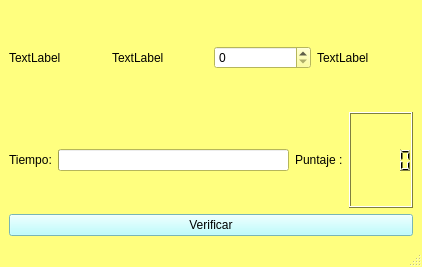
<?xml version="1.0" encoding="UTF-8"?>
<ui version="4.0">
 <class>MainWindow</class>
 <widget class="QMainWindow" name="MainWindow">
  <property name="geometry">
   <rect>
    <x>0</x>
    <y>0</y>
    <width>422</width>
    <height>267</height>
   </rect>
  </property>
  <property name="palette">
   <palette>
    <active>
     <colorrole role="WindowText">
      <brush brushstyle="SolidPattern">
       <color alpha="255">
        <red>0</red>
        <green>0</green>
        <blue>0</blue>
       </color>
      </brush>
     </colorrole>
     <colorrole role="Button">
      <brush brushstyle="SolidPattern">
       <color alpha="255">
        <red>255</red>
        <green>255</green>
        <blue>127</blue>
       </color>
      </brush>
     </colorrole>
     <colorrole role="Light">
      <brush brushstyle="SolidPattern">
       <color alpha="255">
        <red>255</red>
        <green>255</green>
        <blue>255</blue>
       </color>
      </brush>
     </colorrole>
     <colorrole role="Midlight">
      <brush brushstyle="SolidPattern">
       <color alpha="255">
        <red>255</red>
        <green>255</green>
        <blue>191</blue>
       </color>
      </brush>
     </colorrole>
     <colorrole role="Dark">
      <brush brushstyle="SolidPattern">
       <color alpha="255">
        <red>127</red>
        <green>127</green>
        <blue>63</blue>
       </color>
      </brush>
     </colorrole>
     <colorrole role="Mid">
      <brush brushstyle="SolidPattern">
       <color alpha="255">
        <red>170</red>
        <green>170</green>
        <blue>84</blue>
       </color>
      </brush>
     </colorrole>
     <colorrole role="Text">
      <brush brushstyle="SolidPattern">
       <color alpha="255">
        <red>0</red>
        <green>0</green>
        <blue>0</blue>
       </color>
      </brush>
     </colorrole>
     <colorrole role="BrightText">
      <brush brushstyle="SolidPattern">
       <color alpha="255">
        <red>255</red>
        <green>255</green>
        <blue>255</blue>
       </color>
      </brush>
     </colorrole>
     <colorrole role="ButtonText">
      <brush brushstyle="SolidPattern">
       <color alpha="255">
        <red>0</red>
        <green>0</green>
        <blue>0</blue>
       </color>
      </brush>
     </colorrole>
     <colorrole role="Base">
      <brush brushstyle="SolidPattern">
       <color alpha="255">
        <red>255</red>
        <green>255</green>
        <blue>255</blue>
       </color>
      </brush>
     </colorrole>
     <colorrole role="Window">
      <brush brushstyle="SolidPattern">
       <color alpha="255">
        <red>255</red>
        <green>255</green>
        <blue>127</blue>
       </color>
      </brush>
     </colorrole>
     <colorrole role="Shadow">
      <brush brushstyle="SolidPattern">
       <color alpha="255">
        <red>0</red>
        <green>0</green>
        <blue>0</blue>
       </color>
      </brush>
     </colorrole>
     <colorrole role="AlternateBase">
      <brush brushstyle="SolidPattern">
       <color alpha="255">
        <red>255</red>
        <green>255</green>
        <blue>191</blue>
       </color>
      </brush>
     </colorrole>
     <colorrole role="ToolTipBase">
      <brush brushstyle="SolidPattern">
       <color alpha="255">
        <red>255</red>
        <green>255</green>
        <blue>220</blue>
       </color>
      </brush>
     </colorrole>
     <colorrole role="ToolTipText">
      <brush brushstyle="SolidPattern">
       <color alpha="255">
        <red>0</red>
        <green>0</green>
        <blue>0</blue>
       </color>
      </brush>
     </colorrole>
     <colorrole role="PlaceholderText">
      <brush brushstyle="SolidPattern">
       <color alpha="128">
        <red>0</red>
        <green>0</green>
        <blue>0</blue>
       </color>
      </brush>
     </colorrole>
    </active>
    <inactive>
     <colorrole role="WindowText">
      <brush brushstyle="SolidPattern">
       <color alpha="255">
        <red>0</red>
        <green>0</green>
        <blue>0</blue>
       </color>
      </brush>
     </colorrole>
     <colorrole role="Button">
      <brush brushstyle="SolidPattern">
       <color alpha="255">
        <red>255</red>
        <green>255</green>
        <blue>127</blue>
       </color>
      </brush>
     </colorrole>
     <colorrole role="Light">
      <brush brushstyle="SolidPattern">
       <color alpha="255">
        <red>255</red>
        <green>255</green>
        <blue>255</blue>
       </color>
      </brush>
     </colorrole>
     <colorrole role="Midlight">
      <brush brushstyle="SolidPattern">
       <color alpha="255">
        <red>255</red>
        <green>255</green>
        <blue>191</blue>
       </color>
      </brush>
     </colorrole>
     <colorrole role="Dark">
      <brush brushstyle="SolidPattern">
       <color alpha="255">
        <red>127</red>
        <green>127</green>
        <blue>63</blue>
       </color>
      </brush>
     </colorrole>
     <colorrole role="Mid">
      <brush brushstyle="SolidPattern">
       <color alpha="255">
        <red>170</red>
        <green>170</green>
        <blue>84</blue>
       </color>
      </brush>
     </colorrole>
     <colorrole role="Text">
      <brush brushstyle="SolidPattern">
       <color alpha="255">
        <red>0</red>
        <green>0</green>
        <blue>0</blue>
       </color>
      </brush>
     </colorrole>
     <colorrole role="BrightText">
      <brush brushstyle="SolidPattern">
       <color alpha="255">
        <red>255</red>
        <green>255</green>
        <blue>255</blue>
       </color>
      </brush>
     </colorrole>
     <colorrole role="ButtonText">
      <brush brushstyle="SolidPattern">
       <color alpha="255">
        <red>0</red>
        <green>0</green>
        <blue>0</blue>
       </color>
      </brush>
     </colorrole>
     <colorrole role="Base">
      <brush brushstyle="SolidPattern">
       <color alpha="255">
        <red>255</red>
        <green>255</green>
        <blue>255</blue>
       </color>
      </brush>
     </colorrole>
     <colorrole role="Window">
      <brush brushstyle="SolidPattern">
       <color alpha="255">
        <red>255</red>
        <green>255</green>
        <blue>127</blue>
       </color>
      </brush>
     </colorrole>
     <colorrole role="Shadow">
      <brush brushstyle="SolidPattern">
       <color alpha="255">
        <red>0</red>
        <green>0</green>
        <blue>0</blue>
       </color>
      </brush>
     </colorrole>
     <colorrole role="AlternateBase">
      <brush brushstyle="SolidPattern">
       <color alpha="255">
        <red>255</red>
        <green>255</green>
        <blue>191</blue>
       </color>
      </brush>
     </colorrole>
     <colorrole role="ToolTipBase">
      <brush brushstyle="SolidPattern">
       <color alpha="255">
        <red>255</red>
        <green>255</green>
        <blue>220</blue>
       </color>
      </brush>
     </colorrole>
     <colorrole role="ToolTipText">
      <brush brushstyle="SolidPattern">
       <color alpha="255">
        <red>0</red>
        <green>0</green>
        <blue>0</blue>
       </color>
      </brush>
     </colorrole>
     <colorrole role="PlaceholderText">
      <brush brushstyle="SolidPattern">
       <color alpha="128">
        <red>0</red>
        <green>0</green>
        <blue>0</blue>
       </color>
      </brush>
     </colorrole>
    </inactive>
    <disabled>
     <colorrole role="WindowText">
      <brush brushstyle="SolidPattern">
       <color alpha="255">
        <red>127</red>
        <green>127</green>
        <blue>63</blue>
       </color>
      </brush>
     </colorrole>
     <colorrole role="Button">
      <brush brushstyle="SolidPattern">
       <color alpha="255">
        <red>255</red>
        <green>255</green>
        <blue>127</blue>
       </color>
      </brush>
     </colorrole>
     <colorrole role="Light">
      <brush brushstyle="SolidPattern">
       <color alpha="255">
        <red>255</red>
        <green>255</green>
        <blue>255</blue>
       </color>
      </brush>
     </colorrole>
     <colorrole role="Midlight">
      <brush brushstyle="SolidPattern">
       <color alpha="255">
        <red>255</red>
        <green>255</green>
        <blue>191</blue>
       </color>
      </brush>
     </colorrole>
     <colorrole role="Dark">
      <brush brushstyle="SolidPattern">
       <color alpha="255">
        <red>127</red>
        <green>127</green>
        <blue>63</blue>
       </color>
      </brush>
     </colorrole>
     <colorrole role="Mid">
      <brush brushstyle="SolidPattern">
       <color alpha="255">
        <red>170</red>
        <green>170</green>
        <blue>84</blue>
       </color>
      </brush>
     </colorrole>
     <colorrole role="Text">
      <brush brushstyle="SolidPattern">
       <color alpha="255">
        <red>127</red>
        <green>127</green>
        <blue>63</blue>
       </color>
      </brush>
     </colorrole>
     <colorrole role="BrightText">
      <brush brushstyle="SolidPattern">
       <color alpha="255">
        <red>255</red>
        <green>255</green>
        <blue>255</blue>
       </color>
      </brush>
     </colorrole>
     <colorrole role="ButtonText">
      <brush brushstyle="SolidPattern">
       <color alpha="255">
        <red>127</red>
        <green>127</green>
        <blue>63</blue>
       </color>
      </brush>
     </colorrole>
     <colorrole role="Base">
      <brush brushstyle="SolidPattern">
       <color alpha="255">
        <red>255</red>
        <green>255</green>
        <blue>127</blue>
       </color>
      </brush>
     </colorrole>
     <colorrole role="Window">
      <brush brushstyle="SolidPattern">
       <color alpha="255">
        <red>255</red>
        <green>255</green>
        <blue>127</blue>
       </color>
      </brush>
     </colorrole>
     <colorrole role="Shadow">
      <brush brushstyle="SolidPattern">
       <color alpha="255">
        <red>0</red>
        <green>0</green>
        <blue>0</blue>
       </color>
      </brush>
     </colorrole>
     <colorrole role="AlternateBase">
      <brush brushstyle="SolidPattern">
       <color alpha="255">
        <red>255</red>
        <green>255</green>
        <blue>127</blue>
       </color>
      </brush>
     </colorrole>
     <colorrole role="ToolTipBase">
      <brush brushstyle="SolidPattern">
       <color alpha="255">
        <red>255</red>
        <green>255</green>
        <blue>220</blue>
       </color>
      </brush>
     </colorrole>
     <colorrole role="ToolTipText">
      <brush brushstyle="SolidPattern">
       <color alpha="255">
        <red>0</red>
        <green>0</green>
        <blue>0</blue>
       </color>
      </brush>
     </colorrole>
     <colorrole role="PlaceholderText">
      <brush brushstyle="SolidPattern">
       <color alpha="128">
        <red>0</red>
        <green>0</green>
        <blue>0</blue>
       </color>
      </brush>
     </colorrole>
    </disabled>
   </palette>
  </property>
  <property name="windowTitle">
   <string>MainWindow</string>
  </property>
  <widget class="QWidget" name="centralwidget">
   <layout class="QVBoxLayout" name="verticalLayout">
    <item>
     <layout class="QHBoxLayout" name="horizontalLayout">
      <item>
       <widget class="QLabel" name="label">
        <property name="text">
         <string>TextLabel</string>
        </property>
       </widget>
      </item>
      <item>
       <widget class="QLabel" name="label_2">
        <property name="text">
         <string>TextLabel</string>
        </property>
       </widget>
      </item>
      <item>
       <widget class="QSpinBox" name="spinBox">
        <property name="maximum">
         <number>9999</number>
        </property>
       </widget>
      </item>
      <item>
       <widget class="QLabel" name="label_3">
        <property name="text">
         <string>TextLabel</string>
        </property>
       </widget>
      </item>
     </layout>
    </item>
    <item>
     <layout class="QHBoxLayout" name="horizontalLayout_3">
      <item>
       <widget class="QLabel" name="label_5">
        <property name="text">
         <string>Tiempo:</string>
        </property>
       </widget>
      </item>
      <item>
       <widget class="QProgressBar" name="progressBar">
        <property name="value">
         <number>0</number>
        </property>
        <property name="textVisible">
         <bool>false</bool>
        </property>
       </widget>
      </item>
      <item>
       <widget class="QLabel" name="label_4">
        <property name="text">
         <string>Puntaje :</string>
        </property>
       </widget>
      </item>
      <item>
       <widget class="QLCDNumber" name="lcdNumber"/>
      </item>
     </layout>
    </item>
    <item>
     <layout class="QHBoxLayout" name="horizontalLayout_2">
      <item>
       <widget class="QPushButton" name="pushButton">
        <property name="palette">
         <palette>
          <active>
           <colorrole role="WindowText">
            <brush brushstyle="SolidPattern">
             <color alpha="255">
              <red>0</red>
              <green>0</green>
              <blue>0</blue>
             </color>
            </brush>
           </colorrole>
           <colorrole role="Button">
            <brush brushstyle="SolidPattern">
             <color alpha="255">
              <red>170</red>
              <green>255</green>
              <blue>255</blue>
             </color>
            </brush>
           </colorrole>
           <colorrole role="Light">
            <brush brushstyle="SolidPattern">
             <color alpha="255">
              <red>255</red>
              <green>255</green>
              <blue>255</blue>
             </color>
            </brush>
           </colorrole>
           <colorrole role="Midlight">
            <brush brushstyle="SolidPattern">
             <color alpha="255">
              <red>212</red>
              <green>255</green>
              <blue>255</blue>
             </color>
            </brush>
           </colorrole>
           <colorrole role="Dark">
            <brush brushstyle="SolidPattern">
             <color alpha="255">
              <red>85</red>
              <green>127</green>
              <blue>127</blue>
             </color>
            </brush>
           </colorrole>
           <colorrole role="Mid">
            <brush brushstyle="SolidPattern">
             <color alpha="255">
              <red>113</red>
              <green>170</green>
              <blue>170</blue>
             </color>
            </brush>
           </colorrole>
           <colorrole role="Text">
            <brush brushstyle="SolidPattern">
             <color alpha="255">
              <red>0</red>
              <green>0</green>
              <blue>0</blue>
             </color>
            </brush>
           </colorrole>
           <colorrole role="BrightText">
            <brush brushstyle="SolidPattern">
             <color alpha="255">
              <red>255</red>
              <green>255</green>
              <blue>255</blue>
             </color>
            </brush>
           </colorrole>
           <colorrole role="ButtonText">
            <brush brushstyle="SolidPattern">
             <color alpha="255">
              <red>0</red>
              <green>0</green>
              <blue>0</blue>
             </color>
            </brush>
           </colorrole>
           <colorrole role="Base">
            <brush brushstyle="SolidPattern">
             <color alpha="255">
              <red>255</red>
              <green>255</green>
              <blue>255</blue>
             </color>
            </brush>
           </colorrole>
           <colorrole role="Window">
            <brush brushstyle="SolidPattern">
             <color alpha="255">
              <red>170</red>
              <green>255</green>
              <blue>255</blue>
             </color>
            </brush>
           </colorrole>
           <colorrole role="Shadow">
            <brush brushstyle="SolidPattern">
             <color alpha="255">
              <red>0</red>
              <green>0</green>
              <blue>0</blue>
             </color>
            </brush>
           </colorrole>
           <colorrole role="AlternateBase">
            <brush brushstyle="SolidPattern">
             <color alpha="255">
              <red>212</red>
              <green>255</green>
              <blue>255</blue>
             </color>
            </brush>
           </colorrole>
           <colorrole role="ToolTipBase">
            <brush brushstyle="SolidPattern">
             <color alpha="255">
              <red>255</red>
              <green>255</green>
              <blue>220</blue>
             </color>
            </brush>
           </colorrole>
           <colorrole role="ToolTipText">
            <brush brushstyle="SolidPattern">
             <color alpha="255">
              <red>0</red>
              <green>0</green>
              <blue>0</blue>
             </color>
            </brush>
           </colorrole>
           <colorrole role="PlaceholderText">
            <brush brushstyle="SolidPattern">
             <color alpha="128">
              <red>0</red>
              <green>0</green>
              <blue>0</blue>
             </color>
            </brush>
           </colorrole>
          </active>
          <inactive>
           <colorrole role="WindowText">
            <brush brushstyle="SolidPattern">
             <color alpha="255">
              <red>0</red>
              <green>0</green>
              <blue>0</blue>
             </color>
            </brush>
           </colorrole>
           <colorrole role="Button">
            <brush brushstyle="SolidPattern">
             <color alpha="255">
              <red>170</red>
              <green>255</green>
              <blue>255</blue>
             </color>
            </brush>
           </colorrole>
           <colorrole role="Light">
            <brush brushstyle="SolidPattern">
             <color alpha="255">
              <red>255</red>
              <green>255</green>
              <blue>255</blue>
             </color>
            </brush>
           </colorrole>
           <colorrole role="Midlight">
            <brush brushstyle="SolidPattern">
             <color alpha="255">
              <red>212</red>
              <green>255</green>
              <blue>255</blue>
             </color>
            </brush>
           </colorrole>
           <colorrole role="Dark">
            <brush brushstyle="SolidPattern">
             <color alpha="255">
              <red>85</red>
              <green>127</green>
              <blue>127</blue>
             </color>
            </brush>
           </colorrole>
           <colorrole role="Mid">
            <brush brushstyle="SolidPattern">
             <color alpha="255">
              <red>113</red>
              <green>170</green>
              <blue>170</blue>
             </color>
            </brush>
           </colorrole>
           <colorrole role="Text">
            <brush brushstyle="SolidPattern">
             <color alpha="255">
              <red>0</red>
              <green>0</green>
              <blue>0</blue>
             </color>
            </brush>
           </colorrole>
           <colorrole role="BrightText">
            <brush brushstyle="SolidPattern">
             <color alpha="255">
              <red>255</red>
              <green>255</green>
              <blue>255</blue>
             </color>
            </brush>
           </colorrole>
           <colorrole role="ButtonText">
            <brush brushstyle="SolidPattern">
             <color alpha="255">
              <red>0</red>
              <green>0</green>
              <blue>0</blue>
             </color>
            </brush>
           </colorrole>
           <colorrole role="Base">
            <brush brushstyle="SolidPattern">
             <color alpha="255">
              <red>255</red>
              <green>255</green>
              <blue>255</blue>
             </color>
            </brush>
           </colorrole>
           <colorrole role="Window">
            <brush brushstyle="SolidPattern">
             <color alpha="255">
              <red>170</red>
              <green>255</green>
              <blue>255</blue>
             </color>
            </brush>
           </colorrole>
           <colorrole role="Shadow">
            <brush brushstyle="SolidPattern">
             <color alpha="255">
              <red>0</red>
              <green>0</green>
              <blue>0</blue>
             </color>
            </brush>
           </colorrole>
           <colorrole role="AlternateBase">
            <brush brushstyle="SolidPattern">
             <color alpha="255">
              <red>212</red>
              <green>255</green>
              <blue>255</blue>
             </color>
            </brush>
           </colorrole>
           <colorrole role="ToolTipBase">
            <brush brushstyle="SolidPattern">
             <color alpha="255">
              <red>255</red>
              <green>255</green>
              <blue>220</blue>
             </color>
            </brush>
           </colorrole>
           <colorrole role="ToolTipText">
            <brush brushstyle="SolidPattern">
             <color alpha="255">
              <red>0</red>
              <green>0</green>
              <blue>0</blue>
             </color>
            </brush>
           </colorrole>
           <colorrole role="PlaceholderText">
            <brush brushstyle="SolidPattern">
             <color alpha="128">
              <red>0</red>
              <green>0</green>
              <blue>0</blue>
             </color>
            </brush>
           </colorrole>
          </inactive>
          <disabled>
           <colorrole role="WindowText">
            <brush brushstyle="SolidPattern">
             <color alpha="255">
              <red>85</red>
              <green>127</green>
              <blue>127</blue>
             </color>
            </brush>
           </colorrole>
           <colorrole role="Button">
            <brush brushstyle="SolidPattern">
             <color alpha="255">
              <red>170</red>
              <green>255</green>
              <blue>255</blue>
             </color>
            </brush>
           </colorrole>
           <colorrole role="Light">
            <brush brushstyle="SolidPattern">
             <color alpha="255">
              <red>255</red>
              <green>255</green>
              <blue>255</blue>
             </color>
            </brush>
           </colorrole>
           <colorrole role="Midlight">
            <brush brushstyle="SolidPattern">
             <color alpha="255">
              <red>212</red>
              <green>255</green>
              <blue>255</blue>
             </color>
            </brush>
           </colorrole>
           <colorrole role="Dark">
            <brush brushstyle="SolidPattern">
             <color alpha="255">
              <red>85</red>
              <green>127</green>
              <blue>127</blue>
             </color>
            </brush>
           </colorrole>
           <colorrole role="Mid">
            <brush brushstyle="SolidPattern">
             <color alpha="255">
              <red>113</red>
              <green>170</green>
              <blue>170</blue>
             </color>
            </brush>
           </colorrole>
           <colorrole role="Text">
            <brush brushstyle="SolidPattern">
             <color alpha="255">
              <red>85</red>
              <green>127</green>
              <blue>127</blue>
             </color>
            </brush>
           </colorrole>
           <colorrole role="BrightText">
            <brush brushstyle="SolidPattern">
             <color alpha="255">
              <red>255</red>
              <green>255</green>
              <blue>255</blue>
             </color>
            </brush>
           </colorrole>
           <colorrole role="ButtonText">
            <brush brushstyle="SolidPattern">
             <color alpha="255">
              <red>85</red>
              <green>127</green>
              <blue>127</blue>
             </color>
            </brush>
           </colorrole>
           <colorrole role="Base">
            <brush brushstyle="SolidPattern">
             <color alpha="255">
              <red>170</red>
              <green>255</green>
              <blue>255</blue>
             </color>
            </brush>
           </colorrole>
           <colorrole role="Window">
            <brush brushstyle="SolidPattern">
             <color alpha="255">
              <red>170</red>
              <green>255</green>
              <blue>255</blue>
             </color>
            </brush>
           </colorrole>
           <colorrole role="Shadow">
            <brush brushstyle="SolidPattern">
             <color alpha="255">
              <red>0</red>
              <green>0</green>
              <blue>0</blue>
             </color>
            </brush>
           </colorrole>
           <colorrole role="AlternateBase">
            <brush brushstyle="SolidPattern">
             <color alpha="255">
              <red>170</red>
              <green>255</green>
              <blue>255</blue>
             </color>
            </brush>
           </colorrole>
           <colorrole role="ToolTipBase">
            <brush brushstyle="SolidPattern">
             <color alpha="255">
              <red>255</red>
              <green>255</green>
              <blue>220</blue>
             </color>
            </brush>
           </colorrole>
           <colorrole role="ToolTipText">
            <brush brushstyle="SolidPattern">
             <color alpha="255">
              <red>0</red>
              <green>0</green>
              <blue>0</blue>
             </color>
            </brush>
           </colorrole>
           <colorrole role="PlaceholderText">
            <brush brushstyle="SolidPattern">
             <color alpha="128">
              <red>0</red>
              <green>0</green>
              <blue>0</blue>
             </color>
            </brush>
           </colorrole>
          </disabled>
         </palette>
        </property>
        <property name="text">
         <string>Verificar</string>
        </property>
       </widget>
      </item>
     </layout>
    </item>
   </layout>
  </widget>
  <widget class="QMenuBar" name="menubar">
   <property name="geometry">
    <rect>
     <x>0</x>
     <y>0</y>
     <width>422</width>
     <height>29</height>
    </rect>
   </property>
  </widget>
  <widget class="QStatusBar" name="statusbar"/>
 </widget>
 <resources/>
 <connections/>
</ui>
